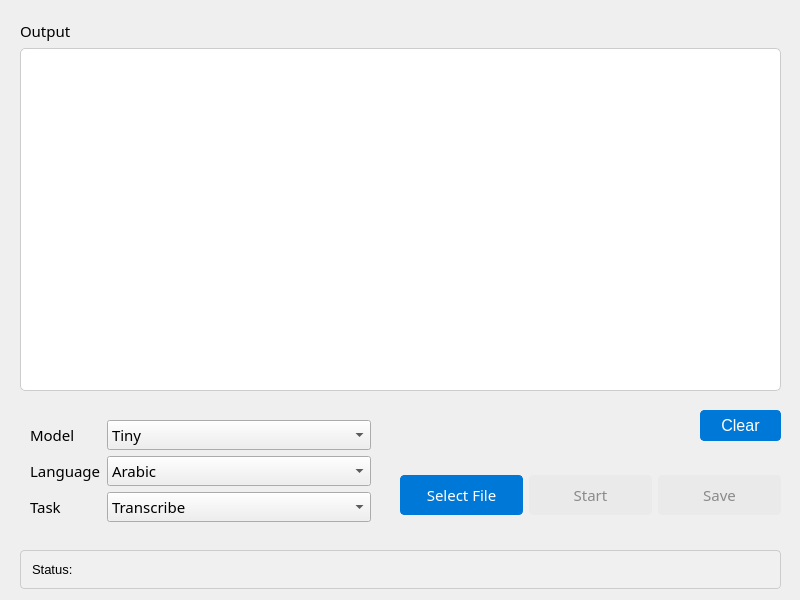
<?xml version="1.0" encoding="UTF-8"?>
<ui version="4.0">
 <class>MainWindow</class>
 <widget class="QMainWindow" name="MainWindow">
  <property name="geometry">
   <rect>
    <x>0</x>
    <y>0</y>
    <width>800</width>
    <height>600</height>
   </rect>
  </property>
  <property name="minimumSize">
   <size>
    <width>800</width>
    <height>600</height>
   </size>
  </property>
  <property name="maximumSize">
   <size>
    <width>800</width>
    <height>600</height>
   </size>
  </property>
  <property name="font">
   <font>
    <family>Segoe UI</family>
   </font>
  </property>
  <property name="windowTitle">
   <string>MainWindow</string>
  </property>
  <widget class="QWidget" name="centralwidget">
   <widget class="QWidget" name="formLayoutWidget">
    <property name="geometry">
     <rect>
      <x>10</x>
      <y>410</y>
      <width>381</width>
      <height>130</height>
     </rect>
    </property>
    <layout class="QFormLayout" name="formLayout">
     <property name="leftMargin">
      <number>20</number>
     </property>
     <property name="topMargin">
      <number>10</number>
     </property>
     <property name="rightMargin">
      <number>20</number>
     </property>
     <property name="bottomMargin">
      <number>10</number>
     </property>
     <item row="0" column="0">
      <widget class="QLabel" name="label">
       <property name="font">
        <font>
         <family>Cascadia Code</family>
         <pointsize>11</pointsize>
        </font>
       </property>
       <property name="text">
        <string>Model</string>
       </property>
      </widget>
     </item>
     <item row="0" column="1">
      <widget class="QComboBox" name="modelOption">
       <property name="font">
        <font>
         <family>Cascadia Code</family>
         <pointsize>11</pointsize>
        </font>
       </property>
       <property name="styleSheet">
        <string notr="true"/>
       </property>
       <item>
        <property name="text">
         <string>Tiny</string>
        </property>
       </item>
       <item>
        <property name="text">
         <string>Base</string>
        </property>
       </item>
       <item>
        <property name="text">
         <string>Small</string>
        </property>
       </item>
       <item>
        <property name="text">
         <string>Medium</string>
        </property>
       </item>
       <item>
        <property name="text">
         <string>Large</string>
        </property>
       </item>
      </widget>
     </item>
     <item row="1" column="0">
      <widget class="QLabel" name="label_2">
       <property name="font">
        <font>
         <family>Cascadia Code</family>
         <pointsize>11</pointsize>
        </font>
       </property>
       <property name="text">
        <string>Language</string>
       </property>
      </widget>
     </item>
     <item row="1" column="1">
      <widget class="QComboBox" name="languageOption">
       <property name="font">
        <font>
         <family>Cascadia Code</family>
         <pointsize>11</pointsize>
        </font>
       </property>
       <item>
        <property name="text">
         <string>Arabic</string>
        </property>
       </item>
       <item>
        <property name="text">
         <string>English</string>
        </property>
       </item>
      </widget>
     </item>
     <item row="2" column="0">
      <widget class="QLabel" name="label_3">
       <property name="font">
        <font>
         <family>Cascadia Code</family>
         <pointsize>11</pointsize>
        </font>
       </property>
       <property name="text">
        <string>Task</string>
       </property>
      </widget>
     </item>
     <item row="2" column="1">
      <widget class="QComboBox" name="taskOption">
       <property name="font">
        <font>
         <family>Cascadia Code</family>
         <pointsize>11</pointsize>
        </font>
       </property>
       <item>
        <property name="text">
         <string>Transcribe</string>
        </property>
       </item>
       <item>
        <property name="text">
         <string>Translate</string>
        </property>
       </item>
      </widget>
     </item>
    </layout>
   </widget>
   <widget class="QWidget" name="horizontalLayoutWidget">
    <property name="geometry">
     <rect>
      <x>390</x>
      <y>460</y>
      <width>401</width>
      <height>71</height>
     </rect>
    </property>
    <layout class="QHBoxLayout" name="horizontalLayout">
     <property name="leftMargin">
      <number>10</number>
     </property>
     <property name="rightMargin">
      <number>10</number>
     </property>
     <item>
      <widget class="QPushButton" name="selectfileButton">
       <property name="font">
        <font>
         <family>Cascadia Code</family>
         <pointsize>11</pointsize>
        </font>
       </property>
       <property name="cursor">
        <cursorShape>PointingHandCursor</cursorShape>
       </property>
       <property name="toolTip">
        <string>Select a audio file to be transcribed/translated</string>
       </property>
       <property name="styleSheet">
        <string notr="true">QPushButton {
    background-color: #0078D7;
  	color: #FFFFFF;
  	border: 1px solid #0078D7;
  	border-radius: 4px;
  	padding: 8px;
}

QPushButton:hover {
    background-color: #005499;
  	color: #FFFFFF;
  	border: 1px solid #005499;
}

QPushButton:pressed {
   background-color: #00325A;
   color: #FFFFFF;
   border: 1px solid #00325A;
}

QPushButton:disabled {
  background-color: #EAEAEA;
  color: #8A8A8A;
  border: 1px solid #EAEAEA;
}

</string>
       </property>
       <property name="text">
        <string>Select File</string>
       </property>
      </widget>
     </item>
     <item>
      <widget class="QPushButton" name="startButton">
       <property name="enabled">
        <bool>false</bool>
       </property>
       <property name="font">
        <font>
         <family>Cascadia Code</family>
         <pointsize>11</pointsize>
        </font>
       </property>
       <property name="cursor">
        <cursorShape>PointingHandCursor</cursorShape>
       </property>
       <property name="styleSheet">
        <string notr="true">QPushButton {
    background-color: #0078D7;
  	color: #FFFFFF;
  	border: 1px solid #0078D7;
  	border-radius: 4px;
  	padding: 8px;
}

QPushButton:hover {
    background-color: #005499;
  	color: #FFFFFF;
  	border: 1px solid #005499;
}

QPushButton:pressed {
   background-color: #00325A;
   color: #FFFFFF;
   border: 1px solid #00325A;
}

QPushButton:disabled {
  background-color: #EAEAEA;
  color: #8A8A8A;
  border: 1px solid #EAEAEA;
}

</string>
       </property>
       <property name="text">
        <string>Start</string>
       </property>
      </widget>
     </item>
     <item>
      <widget class="QPushButton" name="saveButton">
       <property name="enabled">
        <bool>false</bool>
       </property>
       <property name="font">
        <font>
         <family>Cascadia Code</family>
         <pointsize>11</pointsize>
        </font>
       </property>
       <property name="cursor">
        <cursorShape>PointingHandCursor</cursorShape>
       </property>
       <property name="styleSheet">
        <string notr="true">QPushButton {
    background-color: #0078D7;
  	color: #FFFFFF;
  	border: 1px solid #0078D7;
  	border-radius: 4px;
  	padding: 8px;
}

QPushButton:hover {
    background-color: #005499;
  	color: #FFFFFF;
  	border: 1px solid #005499;
}

QPushButton:pressed {
   background-color: #00325A;
   color: #FFFFFF;
   border: 1px solid #00325A;
}

QPushButton:disabled {
  background-color: #EAEAEA;
  color: #8A8A8A;
  border: 1px solid #EAEAEA;
}

</string>
       </property>
       <property name="text">
        <string>Save</string>
       </property>
      </widget>
     </item>
    </layout>
   </widget>
   <widget class="QWidget" name="verticalLayoutWidget">
    <property name="geometry">
     <rect>
      <x>10</x>
      <y>10</y>
      <width>781</width>
      <height>391</height>
     </rect>
    </property>
    <layout class="QVBoxLayout" name="verticalLayout">
     <property name="leftMargin">
      <number>10</number>
     </property>
     <property name="topMargin">
      <number>10</number>
     </property>
     <property name="rightMargin">
      <number>10</number>
     </property>
     <property name="bottomMargin">
      <number>10</number>
     </property>
     <item>
      <widget class="QLabel" name="label_4">
       <property name="font">
        <font>
         <family>Cascadia Code</family>
         <pointsize>11</pointsize>
        </font>
       </property>
       <property name="text">
        <string>Output</string>
       </property>
      </widget>
     </item>
     <item>
      <widget class="QTextEdit" name="outputBox">
       <property name="font">
        <font>
         <family>Segoe UI</family>
         <pointsize>10</pointsize>
        </font>
       </property>
       <property name="styleSheet">
        <string notr="true">QTextEdit {
  background-color: #FFFFFF;
  color: #000000;
  border: 1px solid #CCCCCC;
  border-radius: 5px;
  padding: 8px;
  font-family: Segoe UI, Arial, sans-serif;
}

QTextEdit:hover {
  border-color: #0078D7;
}

QTextEdit:focus {
  border-color: #0078D7;
  outline: none;
}

QTextEdit:disabled {
  background-color: #EAEAEA;
  color: #8A8A8A;
  border: 1px solid #EAEAEA;
}
</string>
       </property>
      </widget>
     </item>
    </layout>
   </widget>
   <widget class="QWidget" name="horizontalLayoutWidget_2">
    <property name="geometry">
     <rect>
      <x>10</x>
      <y>540</y>
      <width>781</width>
      <height>59</height>
     </rect>
    </property>
    <layout class="QHBoxLayout" name="horizontalLayout_2">
     <property name="leftMargin">
      <number>10</number>
     </property>
     <property name="topMargin">
      <number>10</number>
     </property>
     <property name="rightMargin">
      <number>10</number>
     </property>
     <property name="bottomMargin">
      <number>10</number>
     </property>
     <item>
      <widget class="QLabel" name="statusLabel">
       <property name="enabled">
        <bool>true</bool>
       </property>
       <property name="font">
        <font>
         <family>Segoe UI</family>
         <pointsize>10</pointsize>
         <weight>50</weight>
         <bold>false</bold>
        </font>
       </property>
       <property name="styleSheet">
        <string notr="true">QLabel {
  background-color: #F0F0F0;
  color: #000000;
  border: 1px solid #CCCCCC;
  border-radius: 4px;
  padding: 8px;
  font-family: Segoe UI, Arial, sans-serif;
}

QLabel:hover {
  background-color: #EAEAEA;
}

QLabel:focus {
  outline: none;
}

QLabel.success {
  background-color: #DFF0D8;
  border-color: #3C763D;
  color: #3C763D;
}

QLabel.warning {
  background-color: #FCF8E3;
  border-color: #8A6D3B;
  color: #8A6D3B;
}

QLabel.error {
  background-color: #F2DEDE;
  border-color: #A94442;
  color: #A94442;
}
</string>
       </property>
       <property name="text">
        <string>Status: </string>
       </property>
      </widget>
     </item>
    </layout>
   </widget>
   <widget class="QPushButton" name="clearButton">
    <property name="geometry">
     <rect>
      <x>700</x>
      <y>410</y>
      <width>81</width>
      <height>31</height>
     </rect>
    </property>
    <property name="font">
     <font>
      <family>Segoe UI</family>
      <pointsize>12</pointsize>
      <weight>50</weight>
      <bold>false</bold>
     </font>
    </property>
    <property name="cursor">
     <cursorShape>PointingHandCursor</cursorShape>
    </property>
    <property name="toolTip">
     <string>Clear output text</string>
    </property>
    <property name="styleSheet">
     <string notr="true">QPushButton {
    background-color: #0078D7;
  	color: #FFFFFF;
  	border: 1px solid #0078D7;
  	border-radius: 4px;
  	padding: 8px;
}

QPushButton:hover {
    background-color: #005499;
  	color: #FFFFFF;
  	border: 1px solid #005499;
}

QPushButton:pressed {
   background-color: #00325A;
   color: #FFFFFF;
   border: 1px solid #00325A;
}

QPushButton:disabled {
  background-color: #EAEAEA;
  color: #8A8A8A;
  border: 1px solid #EAEAEA;
}

</string>
    </property>
    <property name="text">
     <string>Clear</string>
    </property>
   </widget>
  </widget>
 </widget>
 <resources/>
 <connections/>
</ui>
